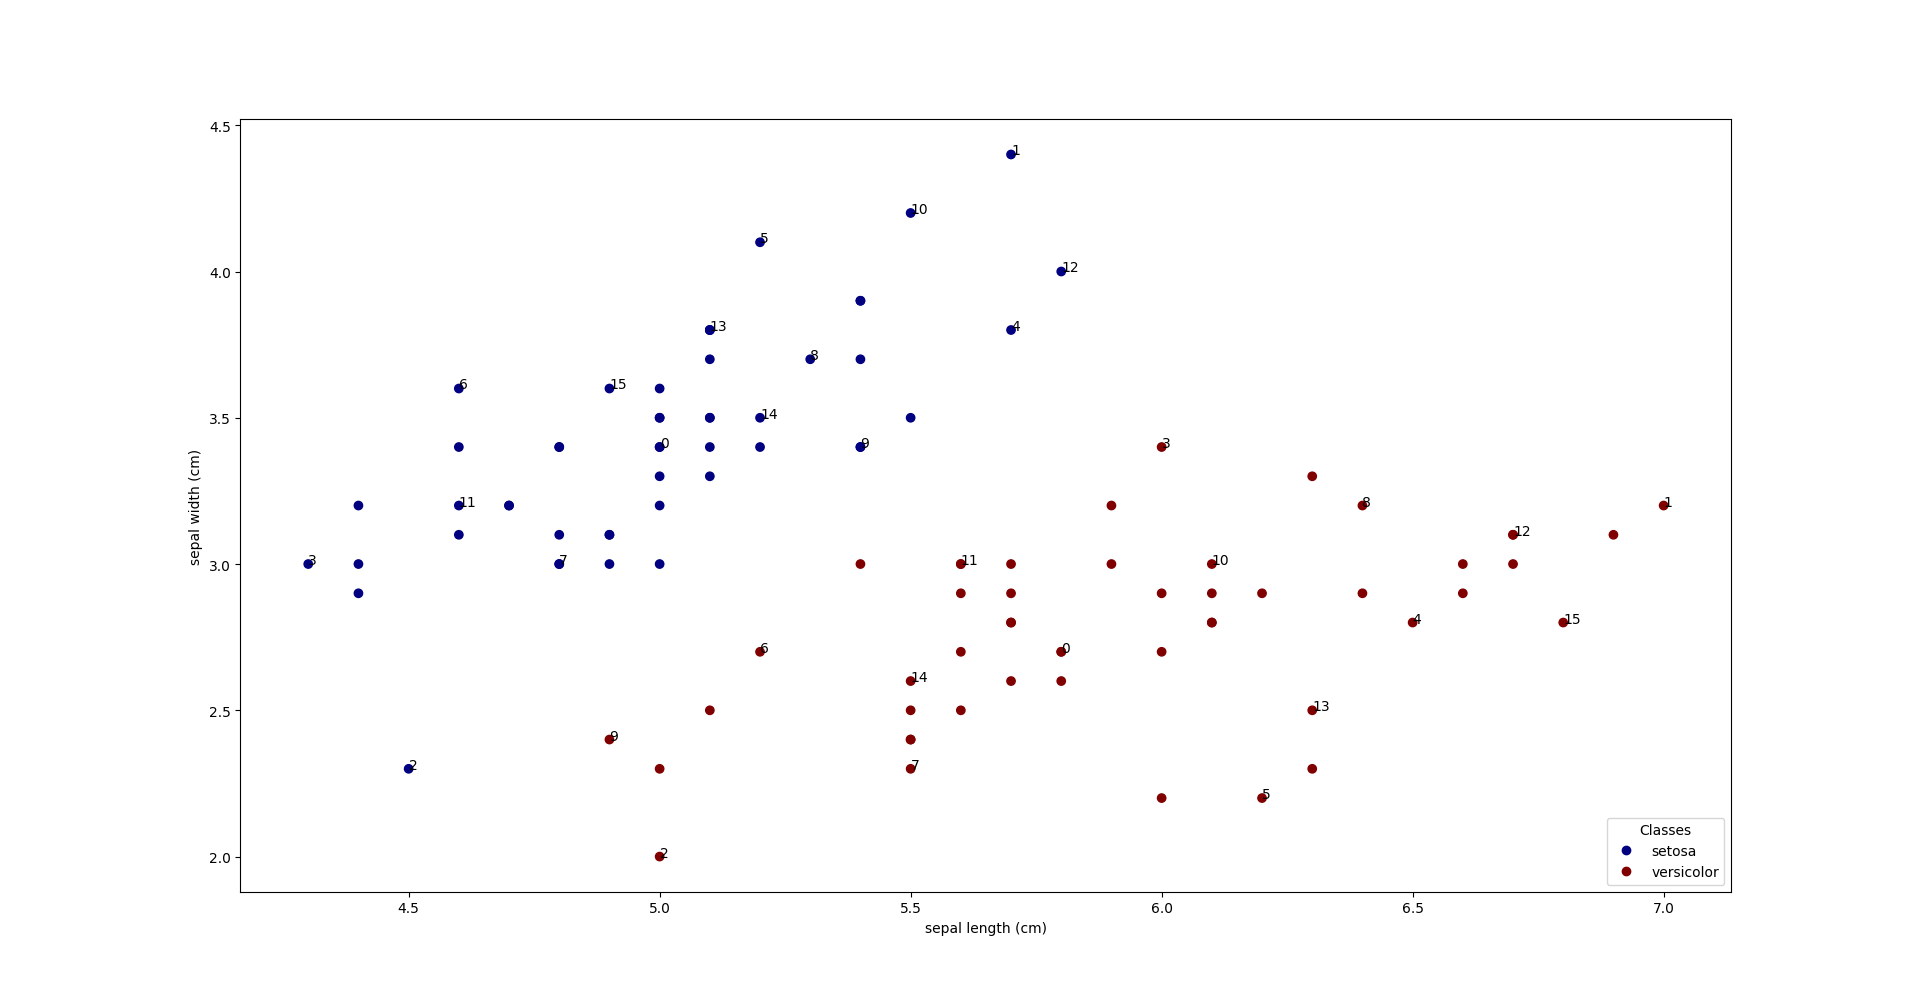

Here is the Python script that generated this plot:
import pandas
import numpy as np

import sklearn
import matplotlib.pyplot as plt


def select( z, n ):
    zz = z.reshape( (1,z.shape[0]) )
    dists = abs(zz.T - zz)
    start = int(np.argmin(dists.mean(axis=1)))
    chosen = [start]
    min_d = dists[start]
    while len(chosen) < n:
        nxt = int(np.argmax(min_d))
        chosen.append(nxt)
        new_d = abs(z-z[nxt])
        min_d = np.minimum(min_d, new_d)
    return np.array(chosen, dtype=int)


#labels = iris["class"]
#setosa = (labels=="Iris-setosa")
#Ec = features[setosa]


iris = sklearn.datasets.load_iris()

#sts = sklearn.preprocessing.normalize( iris.data[iris.target==0], axis=0, copy=True )
#vrs = sklearn.preprocessing.normalize( iris.data[iris.target==1], axis=0, copy=True ) 
#vgn = sklearn.preprocessing.normalize( iris.data[iris.target==2], axis=0, copy=True ) 
sts = iris.data[iris.target==0]
vrs = iris.data[iris.target==1]
vgn = iris.data[iris.target==2]

sts = np.array( [complex(sts[i,0],sts[i,1]) for i in range(sts.shape[0])] )
sel0 = select( sts, 16 )
vrs = np.array( [complex(vrs[i,0],vrs[i,1]) for i in range(vrs.shape[0])] )
sel1 = select( vrs, 16 )

_, ax = plt.subplots()
xx = iris.data[0:100,0]
yy = iris.data[0:100,1]
scatter = ax.scatter( xx, yy, c=iris.target[0:100], cmap="jet" )
for order,idx in enumerate(sel0):
    ax.annotate( order, (xx[idx],yy[idx]), color="black" )
for order,idx in enumerate(sel1):
    ax.annotate( order, (xx[50+idx],yy[50+idx]), color="black" )
ax.set(xlabel=iris.feature_names[0], ylabel=iris.feature_names[1])
_ = ax.legend(
    scatter.legend_elements()[0], iris.target_names, loc="lower right", title="Classes"
)
